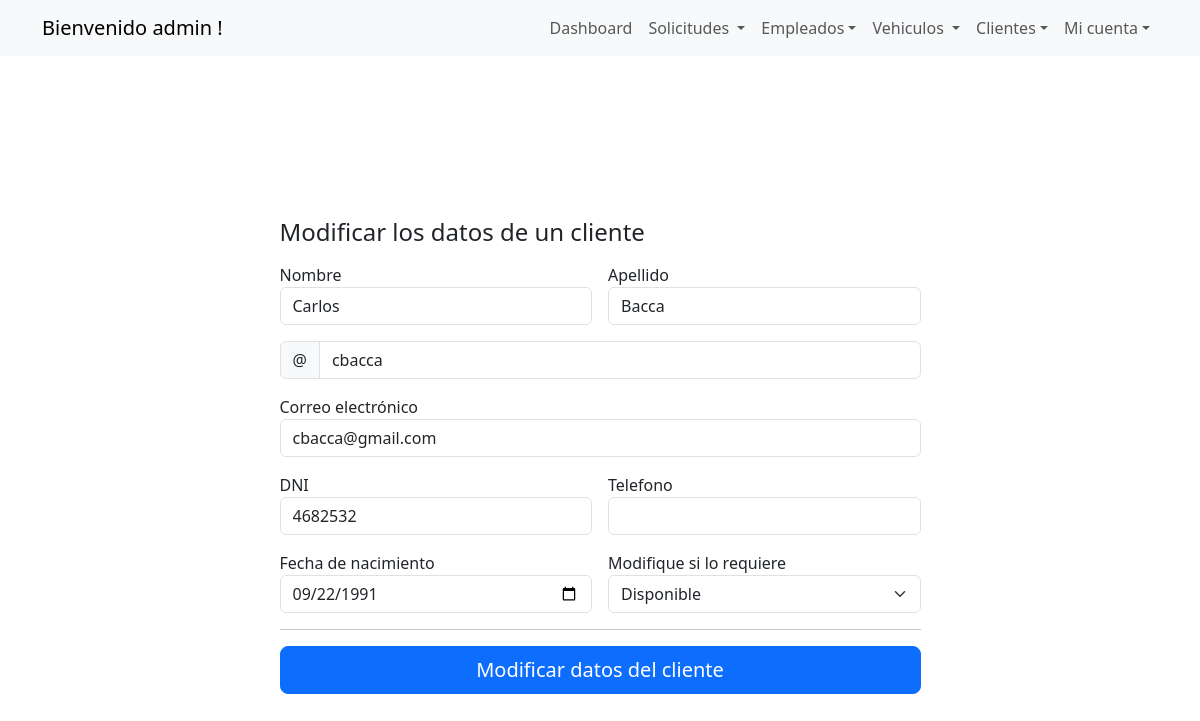
/clientes/26/ (signed in), run on the app's committed database.
### solicitudes/models.py (models this page shows, shortened)
class Usuario(AbstractUser):
    dni = models.CharField(max_length=8, unique=True)
    telefono = models.CharField(max_length=10)
    fecha_creacion = models.DateField(null=True)
    id_tipo_usuario = models.ForeignKey(TiposUsuario, on_delete=models.CASCADE)
    class Meta:
        verbose_name_plural = "Usuarios"

class Cliente(Usuario):
    fecha_nac = models.DateField(null=True)
    puntos = models.IntegerField(null=True)
    id_estado_cliente = models.ForeignKey(EstadosCliente, on_delete=models.CASCADE)
    usuario = models.OneToOneField(Usuario, on_delete=models.CASCADE, parent_link=True)
    class Meta:
        verbose_name_plural = "Clientes"

### solicitudes/views.py (the view, shortened to what this page needs)
# urls.py: path('clientes/<int:cliente_id>/', views.cliente_detalle, name='cliente_detalle'),
@login_required
def cliente_detalle(request, cliente_id):
    if request.method == "GET":
        cliente = get_object_or_404(Cliente, pk=cliente_id)
        estados = EstadosCliente.objects.all()
        return render(
            request,
            "clientes/cliente_detalle.html",
            {"cliente": cliente, "estados": estados},
        )

### solicitudes/templates/clientes/cliente_detalle.html (shortened to what this page needs)
{% extends 'base.html' %}
{% block content %}
<main class="container">
    <div class="row vh-100 d-flex justify-content-center align-items-center">
        <div class="col-md-7">
            <form action="{% url 'cliente_detalle' cliente.id %}" method="post" class="card-body">
                <h4 class="mb-3">Modificar los datos de un cliente</h4>
                <div class="row g-3">
                    <div class="col-sm-6">
                        <label for="first_name">Nombre</label>
                        <input type="text" name="first_name" class="form-control" value="{{cliente.first_name}}">
                    </div>
                    <div class="col-sm-6">
                        <label for="last_name">Apellido</label>
                        <input type="text" name="last_name" class="form-control" value="{{cliente.last_name}}">
                    </div>
                    <div class="input-group">
                        <span class="input-group-text" id="basic-addon1">@</span>
                        <input type="text" name="username" class="form-control" value="{{cliente.username}}">
                    </div>
                    <div class="col-12">
                        <label for="email">Correo electrónico</label>
                        <input type="email" name="email" class="form-control" value="{{cliente.email}}">
                    </div>
                    <div class="col-sm-6">
                        <label for="dni">DNI</label>
                        <input type="text" name="dni" class="form-control" value="{{cliente.dni}}">
                    </div>
                    <div class="col-sm-6">
                        <label for="telefono">Telefono</label>
                        <input type="text" name="telefono" class="form-control" value="{{cliente.telefono}}">
                    </div>
                    <div class="col-sm-6">
                        <label for="fecha_nac">Fecha de nacimiento</label>
                        <input type="date" name="fecha_nac" class="form-control"
                            value="{{cliente.fecha_nac | date:'Y-m-d'}}">
                    </div>
                    <div class="col-sm-6">
                        <label for="id_estado_cliente">Modifique si lo requiere</label>
                        <select name="id_estado_cliente" id="id_estado_cliente" class="form-select">
                            {% for estado in estados %}
                            {% if estado.id == empleado.id_estado_cliente.id %}
                            <option value="{{ estado.id }}" selected>{{ estado.descripcion }}</option>
                            {% else %}
                            <option value="{{ estado.id }}">{{ estado.descripcion }}</option>
                            {% endif %}
                            {% endfor %}
                        </select>
                    </div>
                </div>
                <hr>
                <button class="w-100 btn btn-primary btn-lg">
                    Modificar datos del cliente
                </button>
            </form>
        </div>
    </div>
</main>
{% endblock %}

### solicitudes/templates/base.html (shortened to what this page needs)
{% load static %}
<!DOCTYPE html>
<html lang="en">
<head>
  <link href="https://cdn.jsdelivr.net/npm/bootstrap@5.3.2/dist/css/bootstrap.min.css" rel="stylesheet"
 />
  <link rel="stylesheet" href="https://cdn.jsdelivr.net/npm/bootstrap-icons@1.11.1/font/bootstrap-icons.css">
  <link rel="stylesheet" href="https://cdn.datatables.net/1.13.6/css/dataTables.bootstrap5.min.css">
  <link rel="stylesheet" href="https://cdn.datatables.net/1.13.6/css/jquery.dataTables.min.css">
  <link rel="stylesheet" href="https://cdn.datatables.net/buttons/2.4.2/css/buttons.dataTables.min.css">
  <link rel="stylesheet" type="text/css" href="{% static 'css/styles.css' %}">
</head>
<body>
  <nav class="navbar navbar-expand-lg bg-body-tertiary bg-dark text-white">
    <div class="container">
      {% if user.is_authenticated %}
        <a class="navbar-brand" href="#">
          Bienvenido {{ request.session.username }} !
        </a>
      {% endif %}
      <div class="collapse navbar-collapse" id="navbarNav">
        <ul class="navbar-nav ms-auto">
          {% if user.is_authenticated %}
            <li class="nav-item"><a class="nav-link" href="/dashboard/" role="button">Dashboard</a></li>
            <li class="nav-item dropdown">
              <a class="nav-link dropdown-toggle" href="#" role="button" data-bs-toggle="dropdown" aria-expanded="false">
              Solicitudes
              </a>
            </li>
            {% if user.is_superuser %}
              <li class="nav-item dropdown">
                <a class="nav-link dropdown-toggle" href="#" role="button" data-bs-toggle="dropdown"
                  aria-expanded="false">Empleados</a>
              </li>
            {% endif %}
            {% if user.is_staff %}
            <li class="nav-item dropdown">
              <a class="nav-link dropdown-toggle" href="#" role="button" data-bs-toggle="dropdown" aria-expanded="false">
                Vehiculos
              </a>
            </li>
            <li class="nav-item dropdown">
              <a class="nav-link dropdown-toggle" href="#" role="button" data-bs-toggle="dropdown"
                aria-expanded="false">Clientes</a>
            </li>
            {% endif %}
            <li class="nav-item dropdown">
              <a class="nav-link dropdown-toggle" href="#" role="button" data-bs-toggle="dropdown"
                aria-expanded="false">Mi cuenta</a>
            </li>
          {% else %}
            <li class="nav-item"><a class="nav-link" href="/signup/">Registrarse</a></li>
            <li class="nav-item"><a class="nav-link" href="/signin/">Iniciar sesion</a></li>
          {% endif %}
        </ul>
      </div>
    </div>
  </nav>
  {% block content %}
  {% endblock %}
</body>
</html>

### data on the page
Usuario: session.username "admin"
Usuario: first_name "Carlos", last_name "Bacca", username "cbacca", email "cbacca@gmail.com", dni "4682532"
Cliente: fecha_nac "09/22/1991"

### other printed values
form field id_estado_cliente "Disponible"
